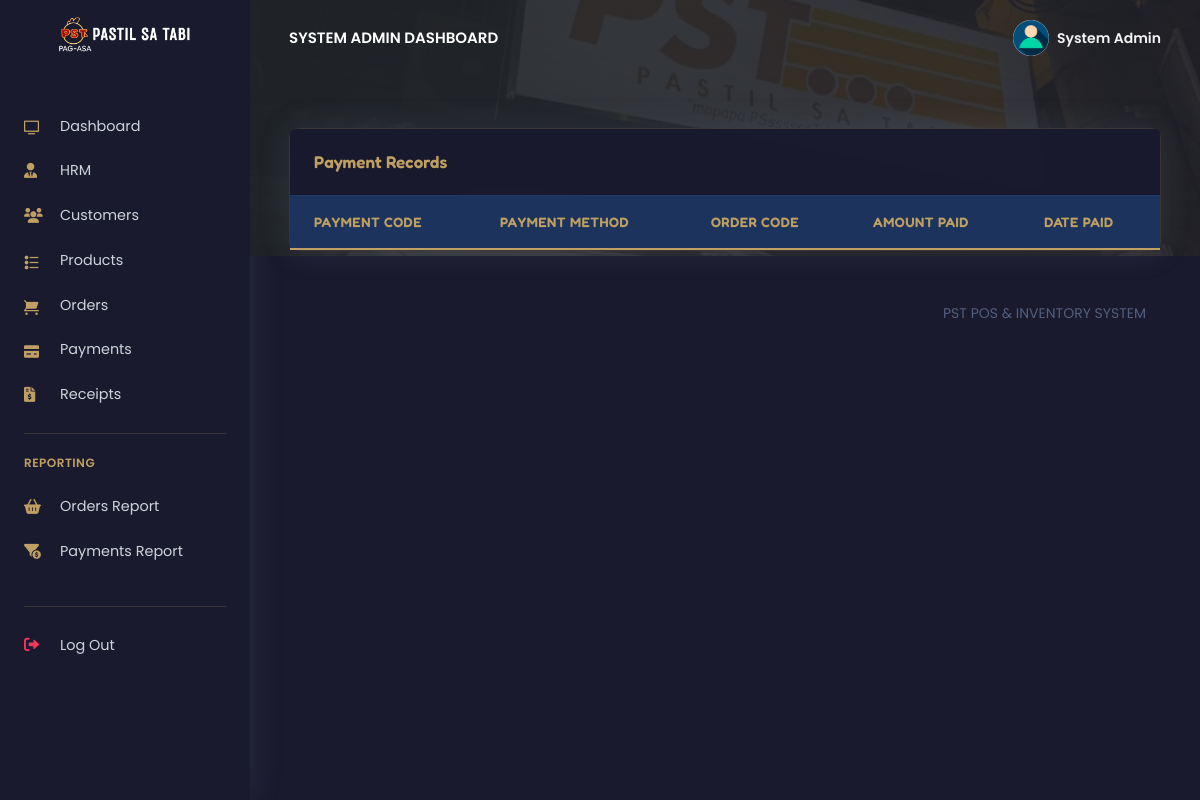
The page /PSTsystem/admin/payments_reports.php (signed in) on the database as committed earlier.
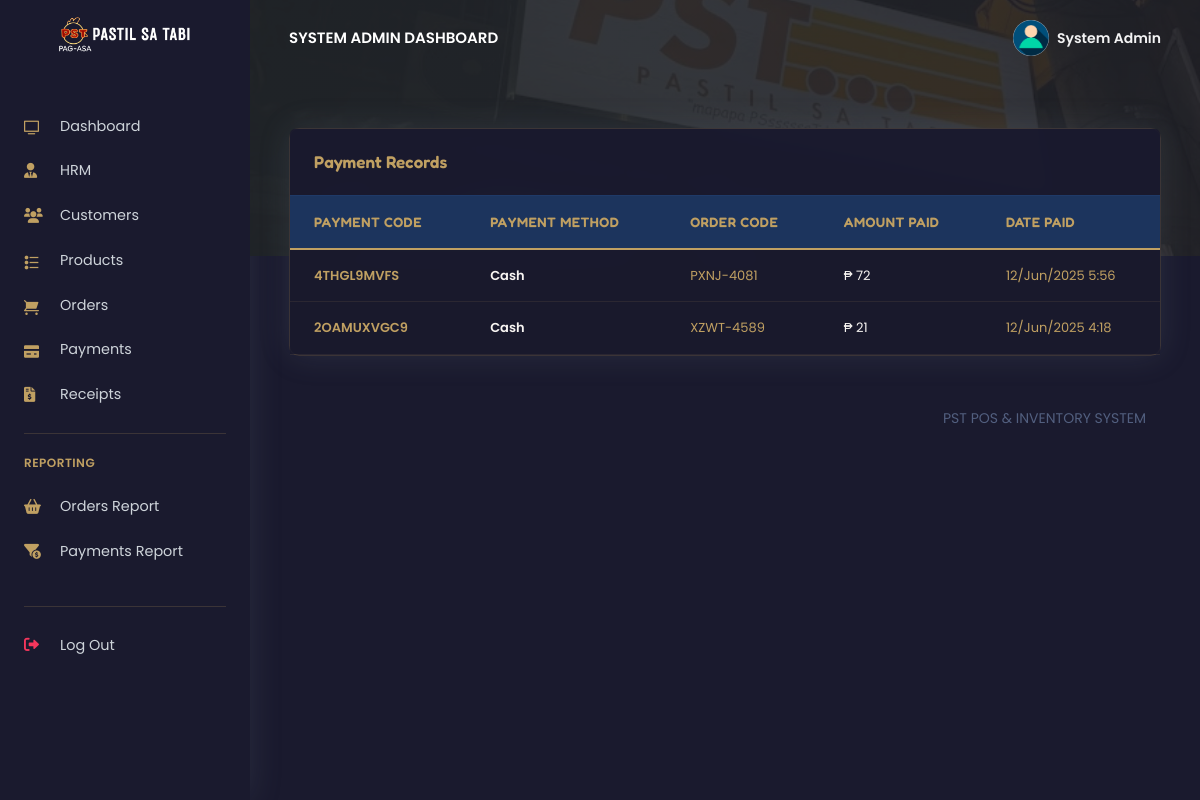
The same page on the database as committed later.
### tables this page shows
CREATE TABLE `rpos_admin` (
  `admin_id` varchar(200) NOT NULL,
  `admin_name` varchar(200) NOT NULL,
  `admin_email` varchar(200) NOT NULL,
  `admin_password` varchar(200) NOT NULL
);

CREATE TABLE `rpos_payments` (
  `pay_id` varchar(200) NOT NULL,
  `pay_code` varchar(200) NOT NULL,
  `order_code` varchar(200) NOT NULL,
  `customer_id` varchar(200) NOT NULL,
  `pay_amt` varchar(200) NOT NULL,
  `pay_method` varchar(200) NOT NULL,
  `created_at` timestamp(6) NOT NULL DEFAULT current_timestamp(6) ON UPDATE current_timestamp(6)
);

### PSTsystem/admin/payments_reports.php (the view, shortened to what this page needs)
<?php
include('config/config.php');
require_once('partials/_head.php');
?>
<!DOCTYPE html>
<html lang="en">
<head>
    <link rel="stylesheet" href="https://cdnjs.cloudflare.com/ajax/libs/font-awesome/6.0.0/css/all.min.css">
</head>
<body>
    <?php
    require_once('partials/_sidebar.php');
    ?>
    <div class="main-content">
        <?php
        require_once('partials/_topnav.php');
        ?>
        <div style="background-image: url(assets/img/theme/pastil.jpg); background-size: cover;" class="header pb-8 pt-5 pt-md-8">
        <span class="mask bg-gradient-dark opacity-8"></span>
        </div>
        <div class="container-fluid mt--8">
            <div class="row">
                <div class="col">
                    <div class="card shadow">
                        <div class="card-header border-0">
                            <div class="row align-items-center">
                                <div class="col">
                                    <h3 class="mb-0">Payment Records</h3>
                                </div>
                            </div>
                        </div>
                        <div class="table-responsive">
                            <table class="table align-items-center table-flush">
                                <thead class="thead-dark">
                                    <tr>
                                        <th class="text-gold" scope="col">Payment Code</th>
                                        <th scope="col">Payment Method</th>
                                        <th class="text-gold" scope="col">Order Code</th>
                                        <th scope="col">Amount Paid</th>
                                        <th class="text-gold" scope="col">Date Paid</th>
                                    </tr>
                                </thead>
                                <tbody>
                                    <?php
                                    $ret = "SELECT * FROM  rpos_payments ORDER BY `created_at` DESC ";
                                    $stmt = $mysqli->prepare($ret);
                                    $stmt->execute();
                                    $res = $stmt->get_result();
                                    while ($payment = $res->fetch_object()) {
                                    ?>
                                        <tr>
                                            <th class="text-gold" scope="row">
                                                <?php echo $payment->pay_code; ?>
                                            </th>
                                            <th scope="row">
                                                <?php echo $payment->pay_method; ?>
                                            </th>
                                            <td class="text-gold">
                                                <?php echo $payment->order_code; ?>
                                            </td>
                                            <td>
                                                ₱ <?php echo $payment->pay_amt; ?>
                                            </td>
                                            <td class="text-gold">
                                                <?php echo date('d/M/Y g:i', strtotime($payment->created_at)) ?>
                                            </td>
                                        </tr>
                                    <?php } ?>
                                </tbody>
                            </table>
                        </div>
                    </div>
                </div>
            </div>
            <?php
            require_once('partials/_footer.php');
            ?>
        </div>
    </div>
</body>
</html>

### PSTsystem/admin/partials/_head.php (shortened to what this page needs)
<!DOCTYPE html>
<html>
<head>
    <link href="assets/vendor/nucleo/css/nucleo.css" rel="stylesheet">
    <link href="assets/vendor/@fortawesome/fontawesome-free/css/all.min.css" rel="stylesheet">
    <link type="text/css" href="assets/css/argon.css?v=1.0.0" rel="stylesheet">
</head>

### PSTsystem/admin/partials/_sidebar.php (shortened to what this page needs)
<?php
$admin_id = $_SESSION['admin_id'];
$ret = "SELECT * FROM  rpos_admin  WHERE admin_id = '$admin_id'";
$stmt = $mysqli->prepare($ret);
$stmt->execute();
$res = $stmt->get_result();
while ($admin = $res->fetch_object()) {
?>
  <nav class="navbar navbar-vertical fixed-left navbar-expand-md navbar-light sidebar" id="sidenav-main">
    <div class="container-fluid">
      <a class="navbar-brand pt-0" href="dashboard.php">
        <img src="assets/img/brand/repos.png" class="navbar-brand-img" alt="...">
      </a>
      <div class="collapse navbar-collapse" id="sidenav-collapse-main">
        <ul class="navbar-nav">
          <li class="nav-item">
            <a class="nav-link text-light" href="dashboard.php">
              <i class="ni ni-tv-2 text-gold"></i> Dashboard
            </a>
          </li>
          <li class="nav-item">
            <a class="nav-link text-light" href="hrm.php">
              <i class="fas fa-user-tie text-gold"></i> HRM
            </a>
          </li>
          <li class="nav-item">
            <a class="nav-link text-light" href="customers.php">
              <i class="fas fa-users text-gold"></i> Customers
            </a>
          </li>
          <li class="nav-item">
            <a class="nav-link text-light" href="products.php">
              <i class="ni ni-bullet-list-67 text-gold"></i> Products
            </a>
          </li>
          <li class="nav-item">
            <a class="nav-link text-light" href="orders.php">
              <i class="ni ni-cart text-gold"></i> Orders
            </a>
          </li>
          <li class="nav-item">
            <a class="nav-link text-light" href="payments.php">
              <i class="ni ni-credit-card text-gold"></i> Payments
            </a>
          </li>
          <li class="nav-item">
            <a class="nav-link text-light" href="receipts.php">
              <i class="fas fa-file-invoice-dollar text-gold"></i> Receipts
            </a>
          </li>
        </ul>
        <hr class="my-3" style="border-color: rgba(192, 160, 98, 0.2);">
        <h6 class="navbar-heading text-gold">Reporting</h6>
        <ul class="navbar-nav mb-md-3">
          <li class="nav-item">
            <a class="nav-link text-light" href="orders_reports.php">
              <i class="fas fa-shopping-basket text-gold"></i> Orders Report
            </a>
          </li>
          <li class="nav-item">
            <a class="nav-link text-light" href="payments_reports.php">
              <i class="fas fa-funnel-dollar text-gold"></i> Payments Report
            </a>
          </li>
        </ul>
        <hr class="my-3" style="border-color: rgba(192, 160, 98, 0.2);">
        <ul class="navbar-nav mb-md-3">
          <li class="nav-item">
            <a class="nav-link text-light" href="logout.php">
              <i class="fas fa-sign-out-alt text-danger"></i> Log Out
            </a>
          </li>
        </ul>
      </div>
    </div>
  </nav>
<?php } ?>

### PSTsystem/admin/partials/_topnav.php (shortened to what this page needs)
<?php
$admin_id = $_SESSION['admin_id'];
$ret = "SELECT * FROM  rpos_admin  WHERE admin_id = '$admin_id'";
$stmt = $mysqli->prepare($ret);
$stmt->execute();
$res = $stmt->get_result();
while ($admin = $res->fetch_object()) {
?>
    <nav class="navbar navbar-top navbar-expand-md navbar-dark" id="navbar-main">
        <div class="container-fluid">
            <a class="h4 mb-0 text-white text-uppercase d-none d-lg-inline-block" href="dashboard.php"><?php echo $admin->admin_name; ?> Dashboard</a>
            <ul class="navbar-nav align-items-center d-none d-md-flex">
                <li class="nav-item dropdown">
                    <a class="nav-link pr-0" href="#" role="button" data-toggle="dropdown" aria-haspopup="true" aria-expanded="false">
                        <div class="media align-items-center">
                            <span class="avatar avatar-sm rounded-circle">
                                <img alt="Image placeholder" src="assets/img/theme/user-a-min.png">
                            </span>
                            <div class="media-body ml-2 d-none d-lg-block">
                                <span class="mb-0 text-sm  font-weight-bold"><?php echo $admin->admin_name; ?></span>
                            </div>
                        </div>
                    </a>
                </li>
            </ul>
        </div>
    </nav>
<?php } ?>

### PSTsystem/admin/partials/_footer.php
<footer class="py-5">
  <div class="container">
    <div class="row align-items-center justify-content-xl-between">
      <div class="col-xl-6">
      </div>
      <div class="col-xl-6">
        <ul class="nav nav-footer justify-content-center justify-content-xl-end">
          <li class="nav-item">
            <a href="" class="nav-link" target="_blank">PST POS & INVENTORY SYSTEM</a>
          </li>
        </ul>
      </div>
    </div>
  </div>
</footer>

### PSTsystem/admin/payments_reports.php (style rules this page uses)
:root { --primary-dark: #1a1a2e; --primary-light: #f8f5f2; --accent-gold: #c0a062; --accent-red: #9e2b2b; --accent-green: #4a6b57; --accent-blue: #3a5673; --text-light: #f8f5f2; --text-dark: #1a1a2e; --transition-speed: 0.4s; }
body { background-color: var(--primary-dark); color: var(--text-light); font-family: 'Poppins', sans-serif; }
.header { background: url(assets/img/theme/pastil.jpg) no-repeat center center; background-size: cover; }
.mask { background-color: rgba(26, 26, 46, 0.5) !important; }
.card { background: rgba(26, 26, 46, 0.8); border: 1px solid rgba(192, 160, 98, 0.2); border-radius: 10px; backdrop-filter: blur(8px); transition: all var(--transition-speed) ease; box-shadow: 0 8px 32px rgba(0, 0, 0, 0.2); }
.table { color: var(--text-light); }
.table thead th { border-bottom: 1px solid rgba(192, 160, 98, 0.3); color: var(--accent-gold); font-family: 'Fredoka', sans-serif; font-weight: 500; }
.table tbody tr { border-bottom: 1px solid rgba(192, 160, 98, 0.1); transition: all var(--transition-speed) ease; }
.text-gold { color: var(--accent-gold) !important; }
.table thead { background: rgba(26, 26, 46, 0.9); border-bottom: 2px solid var(--accent-gold); }
.table thead th { color: var(--accent-gold) !important; font-weight: 600; letter-spacing: 0.5px; text-transform: uppercase; font-size: 0.85rem; padding: 1rem; }
.table tbody { background: rgba(26, 26, 46, 0.8); }
.table tbody td, .table tbody th { padding: 1rem; vertical-align: middle; border-top: 1px solid rgba(192, 160, 98, 0.1); }
.card-header { background: rgba(26, 26, 46, 0.9); border-bottom: 1px solid rgba(192, 160, 98, 0.3); color: var(--accent-gold); font-family: 'Fredoka', sans-serif; }
.card-header h3 { color: var(--accent-gold); font-family: 'Fredoka', sans-serif; }

Rows that differ between the two databases and show on the page:
added rpos_payments: pay_code "4THGL9MVFS", pay_method "Cash", order_code "PXNJ-4081", pay_amt "72", created_at "12/Jun/2025 5:56"
added rpos_payments: pay_code "2OAMUXVGC9", pay_method "Cash", order_code "XZWT-4589", pay_amt "21", created_at "12/Jun/2025 4:18"
